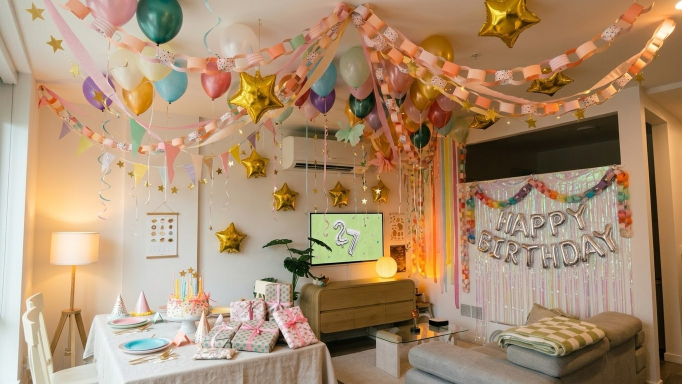
#> input picture assets/party.jpg, 1364 x 768 px (shown at 1/2 size)
$ python pixelate.py ../assets/party.jpg ../assets/kid.png 5 5
#> lines starting #> are read from the running program, lines starting #| are printed output that depends on the picture; after the words box and inside, x2 and y2 are one past the last pixel; in counts of white or black regions, pixels touching at a corner belong together
import sys
from PIL import Image, ImageFilter
import numpy as np
from collections import deque
src, out, H = sys.argv[1], sys.argv[2], int(sys.argv[3])
im = Image.open(src).convert('RGB')
#> im is the input picture: PIL image 1364x768 RGB; mean R, G, B 171.7, 143.2, 113.7
a = np.asarray(im).astype(int)
h, w, _ = a.shape
#> h = 768; w = 1364
bg = a[3,3]
#> bg = [187, 191, 176]
diff = np.abs(a - bg).sum(2)
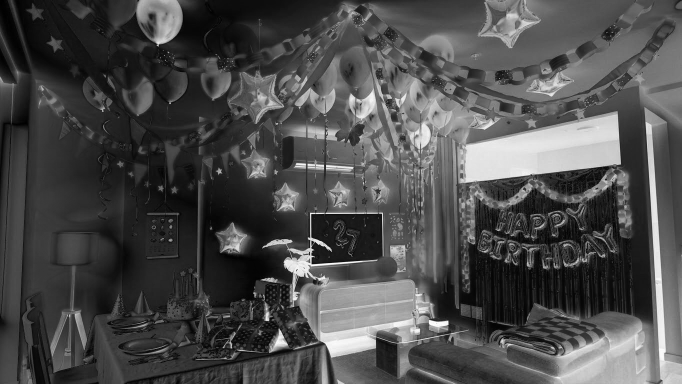
#> diff: shape (768, 1364) int64 (shown at 1/2 size); min 0, max 554, mean 165.7; drawn with min black and max white
tol = int(sys.argv[4]) if len(sys.argv) > 4 else 24
# flood fill background from edges
bgm = np.zeros((h,w), bool); q = deque()
for x in range(w): q += [(0,x),(h-1,x)]
for y in range(h): q += [(y,0),(y,w-1)]
while q:
    y,x = q.popleft()
    if bgm[y,x] or diff[y,x] > tol: continue
    bgm[y,x] = True
    for dy,dx in ((1,0),(-1,0),(0,1),(0,-1)):
        ny,nx=y+dy,x+dx
        if 0<=ny<h and 0<=nx<w and not bgm[ny,nx]: q.append((ny,nx))
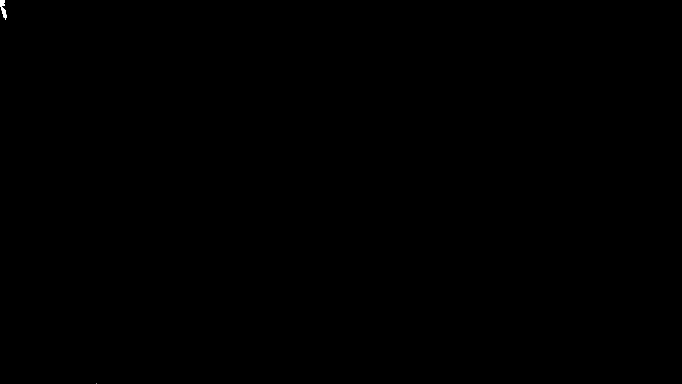
#> bgm: shape (768, 1364) bool (shown at 1/2 size); 0.02% white; 2 white regions (1 under 20 px), largest, box (x1, y1, x2, y2) and area: (0, 0, 14, 40) 256
alpha = Image.fromarray(((~bgm)*255).astype('uint8')).filter(ImageFilter.MedianFilter(5))
#> alpha: PIL image 1364x768 L; 100% white; 1 black region, box (x1, y1, x2, y2) and area: (0, 0, 14, 37) 252
im = im.filter(ImageFilter.MedianFilter(3))
rgba = im.copy(); rgba.putalpha(alpha)
bbox = alpha.getbbox(); rgba = rgba.crop(bbox)
#> after `bbox = alpha.getbbox()`: bbox = (0, 0, 1364, 768)
Image.fromarray(np.asarray(alpha.crop(bbox))).save(out.replace('.png','-mask.png'))
# downscale
W = round(rgba.width * H / rgba.height)
#> W = 9
arr = np.asarray(rgba).astype(float)
pm = arr.copy(); pm[...,:3] *= pm[...,3:4]/255
small = np.asarray(Image.fromarray(pm.astype('uint8'),'RGBA').resize((W,H), Image.BOX)).astype(float)
al = small[...,3]
rgb = np.where(al[...,None]>0, small[...,:3]*255/np.maximum(al[...,None],1), 0)
mask = al > 110
# boost saturation/contrast a little for pixel-art punch
img = Image.fromarray(np.clip(rgb,0,255).astype('uint8'),'RGB')
from PIL import ImageEnhance
img = ImageEnhance.Brightness(ImageEnhance.Color(img).enhance(1.2)).enhance(1.18)
img = ImageEnhance.Contrast(img).enhance(1.15)
img = img.point(lambda v: int(255*((v/255)**0.85)))
img = img.quantize(20, method=Image.Quantize.MEDIANCUT, kmeans=4, dither=Image.Dither.NONE).convert('RGB')
rgb = np.asarray(img).copy()
# remove isolated speckles: pixel unlike all 4 neighbours while 3+ neighbours agree
for _ in range(2):
    src_ = rgb.copy()
    for y in range(1,int(H*0.17)):
        for x in range(1,W-1):
            if not mask[y,x]: continue
            nb = [tuple(src_[y+dy,x+dx]) for dy,dx in ((1,0),(-1,0),(0,1),(0,-1)) if mask[y+dy,x+dx]]
            c = tuple(src_[y,x])
            if len(nb)==4 and c not in nb:
                best = max(set(nb), key=nb.count)
                if nb.count(best) >= 3 or sum(abs(int(a)-int(b)) for a,b in zip(c,best)) > 120:
                    rgb[y,x] = best
# pad + outline
P = 1
outa = np.zeros((H+2*P, W+2*P, 4), 'uint8')
outa[P:P+H, P:P+W, :3] = rgb; outa[P:P+H, P:P+W, 3] = mask*255
m = outa[...,3] > 0
ring = np.zeros_like(m)
for dy,dx in ((1,0),(-1,0),(0,1),(0,-1)):
    ring |= np.roll(np.roll(m,dy,0),dx,1)
ring &= ~m
outa[ring] = (18,24,48,255)
Image.fromarray(outa,'RGBA').save(out)
Image.fromarray(outa,'RGBA').resize(((W+2)*8,(H+2)*8), Image.NEAREST).save(out.replace('.png','-preview.png'))
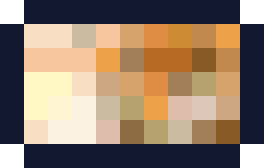
#> saved as kid-preview.png: PIL image 88x56 RGBA (shown 3 times larger); mean R, G, B, A 131.7, 111.3, 93.4, 241.8; transparent parts drawn white
print('size', W+2, H+2)
#| size 11 7
